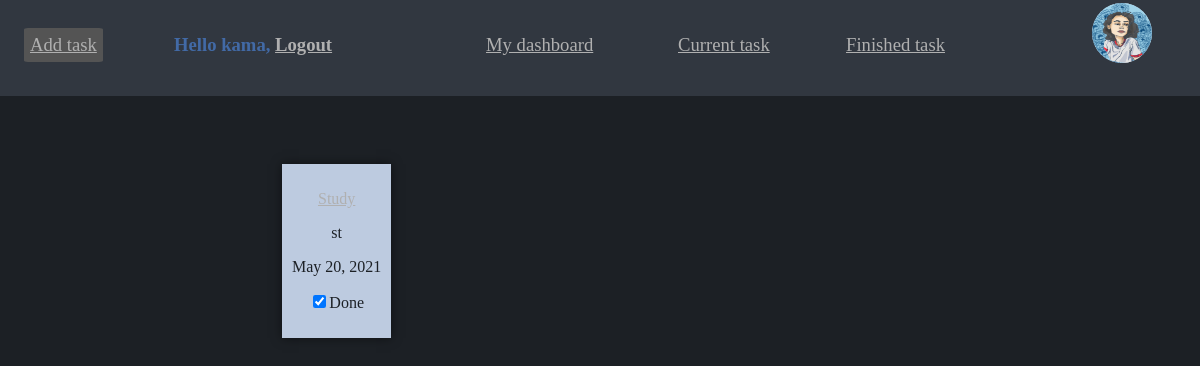
The page /finished-task (signed in) on the database its author committed.
### task/models.py (models this page shows, shortened)
class Profile(models.Model):
    user = models.OneToOneField(settings.AUTH_USER_MODEL, on_delete=models.CASCADE)
    date_of_birth = models.DateField(blank=True, null=True)
    photo = models.ForeignKey(Image, related_name='img', on_delete=models.CASCADE)

class Image(models.Model):
    id_image = models.AutoField(primary_key=True)
    user = models.OneToOneField(settings.AUTH_USER_MODEL, on_delete=models.CASCADE)
    image = models.ImageField(upload_to='users/', default='/users/default.png')

class Note(models.Model):
    id_task = models.AutoField(primary_key=True)
    id_theme = models.ForeignKey(Theme, related_name='theme', on_delete=models.CASCADE, blank = True)
    user = models.ForeignKey(Profile, on_delete=models.CASCADE)
    name = models.CharField(max_length=50)
    short_description = models.CharField(max_length=2000)
    deadline = models.DateField( ("Date"), default=date.today, blank=False)
    done = models.BooleanField(default=False)
    def __str__(self):
        return self.name

### task/views.py (the view)
# urls.py: path('finished-task', views.finished_tasks, name='finished_tasks'),
def finished_tasks(request):
    tasks = Note.objects.filter(user=request.user.profile).filter(done=True).order_by('-deadline')
    count = tasks.count()
    print(tasks)
    print(tasks.count())
    return render(request, 'task/finished_tasks.html', {
        'tasks': tasks,
        'count': count,
    })

### task/templates/task/finished_tasks.html (shortened to what this page needs)
{% extends "base.html" %}
{% block page %}
    <div class="text-page page-content">
        {% if count == 0 %}
            <h> You don't have finished tasks. Finish any task!</h>
        {% else %}
            <table class=" table">
                <tbody>
                <tr>
                {% for task in tasks %}
                    <td></td>
                    <td class="cells-shadow text-cells">
                        <p><a href="{% url "edit-task" task.id_task %}">{{ task.name }}</a></p>
                        <p>{{ task.short_description }}</p>
                        <p>{{ task.deadline }}</p>
                        <p><input type="checkbox" name="{{task.id}}" checked="{{task.done}}">Done</p>
                    </td>
                    <td></td>
                {% endfor %}
                </tr>
            </tbody>
            </table>
        {% endif %}
    </div>
{% endblock %}

### task/templates/base.html (shortened to what this page needs)
{% load static %}
<!DOCTYPE html>
<html lang="ru">
<head>
     <link rel="stylesheet" href="{% static 'css/style.css' %}">
</head>
<body>
        <div id="header" class="sidebar text-header ">
            {% if request.user.is_authenticated %}
                <ul class="menu">
                <div link="#ffcc00" vlink="#426aa6" alink="#ff0000">
                    <a href="{% url "profile-user" %}"><img  src="../media/{{ request.user.profile.photo.image }}" class="logo exmp3"></a>
                    <a href="{% url "add_tasks" %}" class="btn-at">Add task</a>
                    <a href="{% url "dashboard" %}" class="btn-header btn-profile" vlink="#426aa6" alink="#ff0000">My dashboard</a>
                    <a href="{% url "current_tasks" %}" class="btn-header btn-cur" vlink="#426aa6" alink="#ff0000">Current task</a>
                    <a href="{% url "finished_tasks" %}" class="btn-header btn-fin" vlink="#426aa6" alink="#ff0000">Finished task</a>
                 </div>
                </ul>
            {% endif %}
            <span >
                {% if request.user.is_authenticated %}
                    <h4 class="user btn-header text-header">Hello {{ request.user.first_name }},
                        <a href="{% url "logout" %}">Logout</a></h4>
                {% else %}
                    <a href="{% url "profile-user" %}"><img src="../../media/users/default.png" class="logo exmp3"></a>
                    <a href="{% url "login" %}" class="user btn-header text-header">Log-in</a>
                {% endif %}
            </span>
        </div>
    {% block page %}
    {% endblock %}
</body>
</html>

### task/static/css/style.css (style rules this page uses)
body { background-color: #1c2025; overflow: auto; }
.table { border-color: #e80000; padding: 3%; position: absolute; left: 20%; right: 20%; }
.text-header { color: #426aa6; top: 3%; left: 14%; }
.text-page { color: #b0b0b0; }
.text-cells { color: #1c2025; }
.page-content { text-align:center; padding: 10%; }
.logo { background-color: #bdcbe0; position: absolute; width: 60px; height: 60px; top: 3%; left: 91%; border-radius: 50%; }
.btn-at { top: 29%; left: 2%; background-color: #545454; position: absolute; border-radius: 5%; padding:0.5%; font-size:14pt; }
.btn-profile { top: 29%; left: 40%; }
.btn-cur { top: 29%; left: 56%; }
.btn-fin { top: 29%; left: 70%; }
.btn-header { background-color: #313740; padding: 0.5%; position: absolute; font-size:14pt; }
a { color:#b0b0b0; }
.sidebar { height: 12%; width: 100%; position: fixed; top: 0; left: 0; padding: 0; background-color: #313740; overflow: auto; }

### rows shown on the page
Note: name "Study", short_description "st", deadline "May 20, 2021"

### other values the page prints
{{ request.user.first_name }} "kama"
